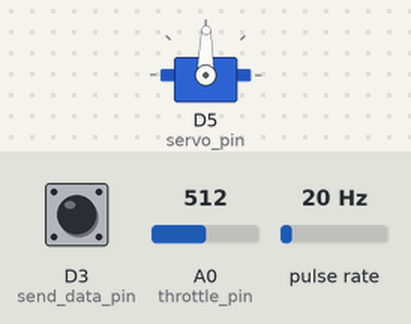
Bench run of a sketch on a simulated Arduino Uno R4 WiFi. On the bench: servo. Wiring (inferred from the names in the program): pulse sensor: data D2. The inputs (shaded band) are chosen by the test bench; at power-on: A0 (throttle_pin) = 512, D3 (send_data_pin) HIGH, pulse rate 20 Hz.

Above: at 1.2 s.
1.3 s: A0 (throttle_pin) set to 716
At 2.5 s:
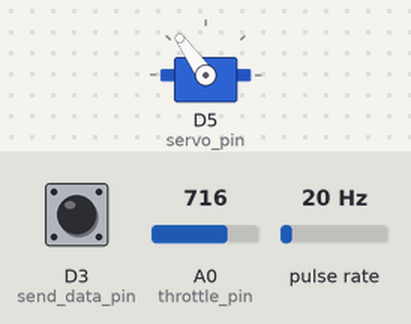
2.8 s: A0 (throttle_pin) set to 900
At 3.8 s:
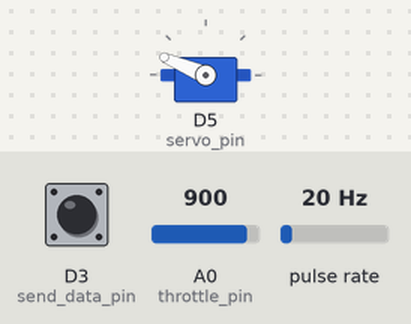
4.3 s: A0 (throttle_pin) set to 1023
At 5.0 s:
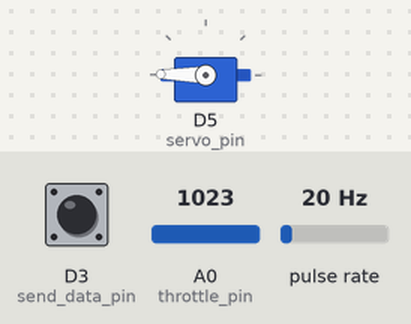
5.8 s: A0 (throttle_pin) set to 306
At 6.1 s:
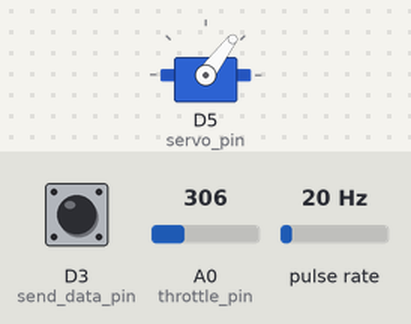
8.9 s: A0 (throttle_pin) set to 122
At 9.7 s:
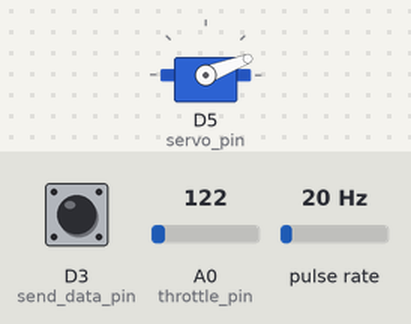
Timing chart, 0 to 11.4 s (numbered marks = the images above; inputs shaded):
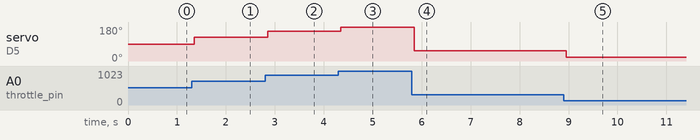

Measured:
- after the input at 1.3 s, servo on D5 (servo_pin): 89° → 125° after 0.05 s
- after the input at 2.8 s, servo on D5 (servo_pin): 125° → 157° after 0.05 s
- after the input at 4.3 s, servo on D5 (servo_pin): 157° → 179° after 0.05 s
- after the input at 5.8 s, servo on D5 (servo_pin): 179° → 53° after 0.05 s
- after the input at 8.9 s, servo on D5 (servo_pin): 53° → 21° after 0.05 s

The sketch:

assignment_3.ino
```cpp
#include <Servo.h>
#include "FspTimer.h"
#include "tachmeter.h"

// Timer
FspTimer speed_timer;
// Servo object
Servo esc;
int servo_pin = 5;
// IR detector pin
int IR_pin = 2;
int throttle_pin = A0;
// Data out pin
int send_data_pin = 3;
// Flag for sending data
bool sendData = false;
// Rate of timer interrupt (Hz)
float rate = 20;

// Debounce parameters for button
unsigned long debounceTime = 0;
unsigned long debounceDelay = 500;

// Storage for RPM data over time
float rpmData[1000];
unsigned long timestamps[1000];
int index = 0;
unsigned long lastRecordTime = 0;
unsigned long recordInterval = 1000;  // Record an RPM every second

/*
speed_timer_callback
Reads the analog value on throttle_pin and maps it to a valid PWM value.
Sends PWM signal to the ESC.
*/
void speed_timer_callback(timer_callback_args_t __attribute((unused)) *p_args) {
  int throttle = analogRead(throttle_pin);
  throttle = map(throttle, 0, 1023, 0, 179);
  esc.write(throttle);
}

/*
send_data_ISR
Send data button interrupt.
Sets sendData to true if button has been pressed. Includes debounce protection.
*/
void send_data_ISR() {
  if ((millis() - debounceTime) > debounceDelay) {
    sendData = true;
    debounceTime = millis();
  }
}

/*
beginTimer
from: https://www.pschatzmann.ch/home/2023/07/01/under-the-hood-arduino-uno-r4-timers/
Function to set up the timer.
*/
bool beginTimer(float rate) {
  uint8_t timer_type = AGT_TIMER;
  int8_t t_index = FspTimer::get_available_timer(timer_type);
  if (t_index < 0) {
    t_index = FspTimer::get_available_timer(timer_type, true);
  }
  if (t_index < 0) {
    return false;
  }
  if (!speed_timer.begin(TIMER_MODE_PERIODIC, timer_type, t_index, rate, 0.0f, speed_timer_callback)) {
    return false;
  }
  if (!speed_timer.setup_overflow_irq() || !speed_timer.open() || !speed_timer.start()) {
    return false;
  }
  return true;
}

void setup() {
  // Opens Serial on 9600 baud rate
  Serial.begin(9600);

  // Sets pin IR_pin to an input and attaches a rising edge interrupt to it
  pinMode(IR_pin, INPUT);
  attachInterrupt(digitalPinToInterrupt(IR_pin), IR_detect_ISR, RISING);

  // Sets throttle_pin to input and attaches esc to servo_pin
  pinMode(throttle_pin, INPUT);
  esc.attach(servo_pin);

  // Sets send_data_pin to a input pullup and attaches a falling edge interrupt to it.
  pinMode(send_data_pin, INPUT_PULLUP);
  attachInterrupt(digitalPinToInterrupt(send_data_pin), send_data_ISR, FALLING);

  // Sets up and begins timer
  beginTimer(rate);
}

void loop() {
    // Store current time
    unsigned long currentMillis = millis();

    // If button was pressed, send RPM data - now that were including header file
    if (sendData) {
        // This will be the CSV header
        Serial.println("Timestamp,RPM");
        for (int i = 0; i < count; i++) {
            Serial.print(timestamps[i]);
            Serial.print(",");
            Serial.println(rpmData[i]);
        }
        sendData = false;
    }
}
```

tachmeter.cpp
```cpp
#include <Arduino.h>
#include "tachmeter.h"
// RPM Calculation Variables
/*
count: # of times we detect a propellor blade
lastTime: Last recorded time in miliseconds where the ir sensor had an interrupt
rmp: value we are calculating/stores this value
every_other_count: Since the propellor is spinning and hits the sensor twice for 1 rotation
*/
volatile int count = 0;
volatile unsigned long lastTime = 0;
volatile float rpm = 0;
volatile int every_other_count = 1;

/*
Triggered whenever propeller blade passes through the sensor (when Ir sensor detects an interrupt)
Stores only the last timestamp in lastTime and uses the time difference between detections to calculate RPM
*/
void IR_detect_ISR() {
    unsigned long currentTime = millis();
    if (every_other_count % 2 == 0) {
      if (lastTime > 0) {
          rpm = 60000.0 / (currentTime - lastTime); // Converts time interval to RPM
          rpmData[count] = rpm;
          timestamps[count] = currentTime;
      }
      lastTime = currentTime;
      count++;
    }
    every_other_count++;
}

// Getter function to get the calculated RPM from arduino file
float getRPM() {
    return rpm;
}

// Function to reset RPM count/measurements are restarted
void resetRPM() {
    count = 0;
    lastTime = 0;
    rpm = 0;
}
```

tachmeter.h
```cpp
#ifndef TACHMETER_H
#define TACHMETER_H

#include <Arduino.h>

// RPM Calculation Variables
/*
count: # of times we detect a propellor blade
lastTime: Last recorded time in miliseconds where the ir sensor had an interrupt
rmp: value we are calculating/stores this value
every_other_count: Since the propellor is spinning and hits the sensor twice for 1 rotation
*/
extern volatile int count;
extern volatile unsigned long lastTime;
extern volatile float rpm;
extern volatile int every_other_count;

extern float rpmData[1000];
extern unsigned long timestamps[1000];

void IR_detect_ISR();
float getRPM();
void resetRPM();

#endif 
```
